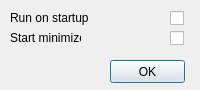
<?xml version="1.0" encoding="UTF-8"?>
<ui version="4.0">
 <class>MySettings</class>
 <widget class="QDialog" name="MySettings">
  <property name="geometry">
   <rect>
    <x>0</x>
    <y>0</y>
    <width>200</width>
    <height>90</height>
   </rect>
  </property>
  <property name="sizePolicy">
   <sizepolicy hsizetype="Fixed" vsizetype="Fixed">
    <horstretch>0</horstretch>
    <verstretch>0</verstretch>
   </sizepolicy>
  </property>
  <property name="minimumSize">
   <size>
    <width>200</width>
    <height>90</height>
   </size>
  </property>
  <property name="maximumSize">
   <size>
    <width>200</width>
    <height>90</height>
   </size>
  </property>
  <property name="windowTitle">
   <string>Settings</string>
  </property>
  <widget class="QPushButton" name="mySettingsPushButton">
   <property name="geometry">
    <rect>
     <x>110</x>
     <y>60</y>
     <width>75</width>
     <height>23</height>
    </rect>
   </property>
   <property name="text">
    <string>OK</string>
   </property>
  </widget>
  <widget class="QLabel" name="label">
   <property name="geometry">
    <rect>
     <x>10</x>
     <y>10</y>
     <width>81</width>
     <height>16</height>
    </rect>
   </property>
   <property name="text">
    <string>Run on startup</string>
   </property>
  </widget>
  <widget class="QCheckBox" name="mySettingsCheckBox">
   <property name="geometry">
    <rect>
     <x>170</x>
     <y>10</y>
     <width>16</width>
     <height>17</height>
    </rect>
   </property>
   <property name="text">
    <string/>
   </property>
  </widget>
  <widget class="QLabel" name="label_2">
   <property name="geometry">
    <rect>
     <x>10</x>
     <y>30</y>
     <width>71</width>
     <height>16</height>
    </rect>
   </property>
   <property name="text">
    <string>Start minimized</string>
   </property>
  </widget>
  <widget class="QCheckBox" name="mySettingsStartCheckbox">
   <property name="geometry">
    <rect>
     <x>170</x>
     <y>30</y>
     <width>70</width>
     <height>17</height>
    </rect>
   </property>
   <property name="text">
    <string/>
   </property>
  </widget>
 </widget>
 <resources/>
 <connections/>
</ui>
